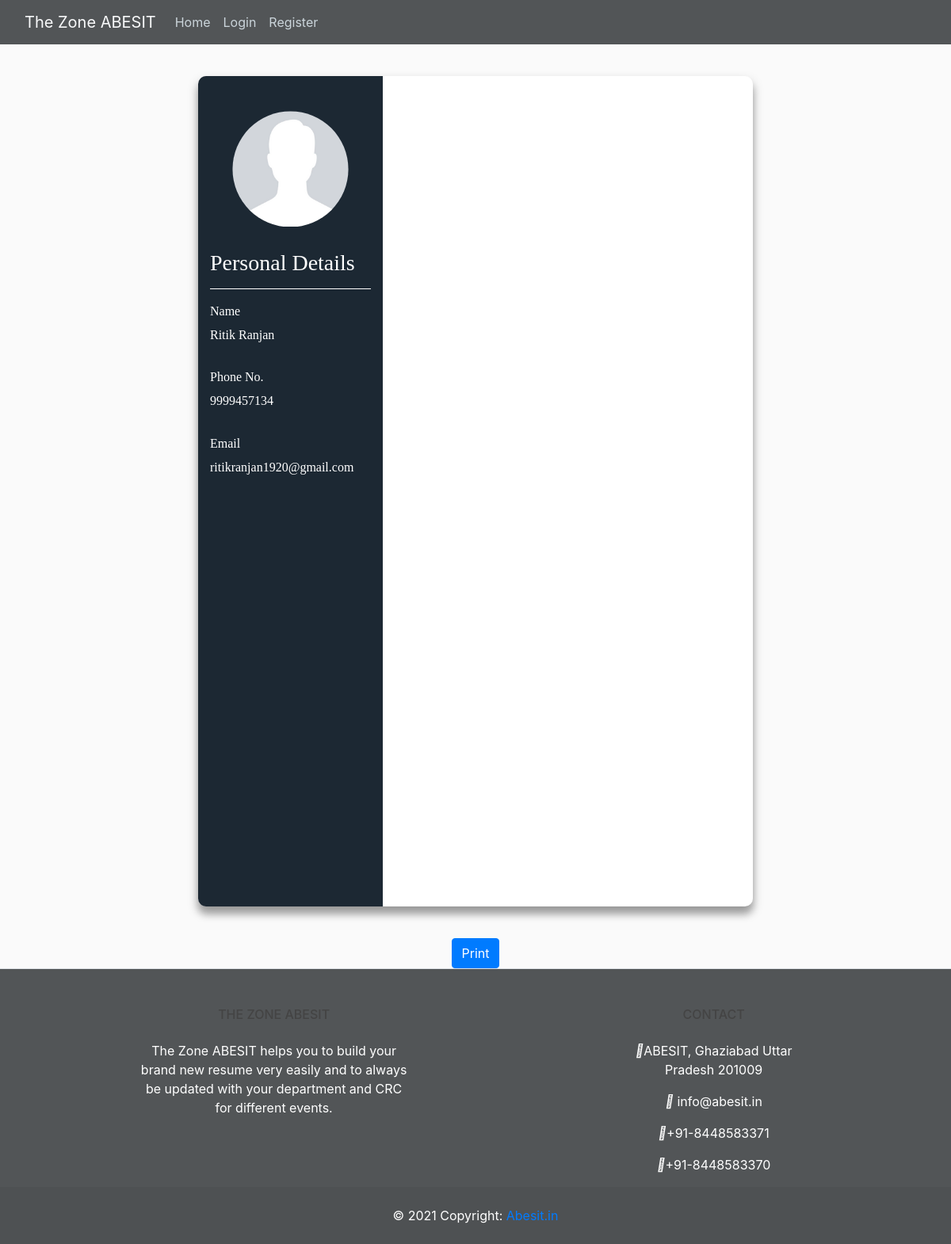
Page /1829010125/resume on the earlier database version.
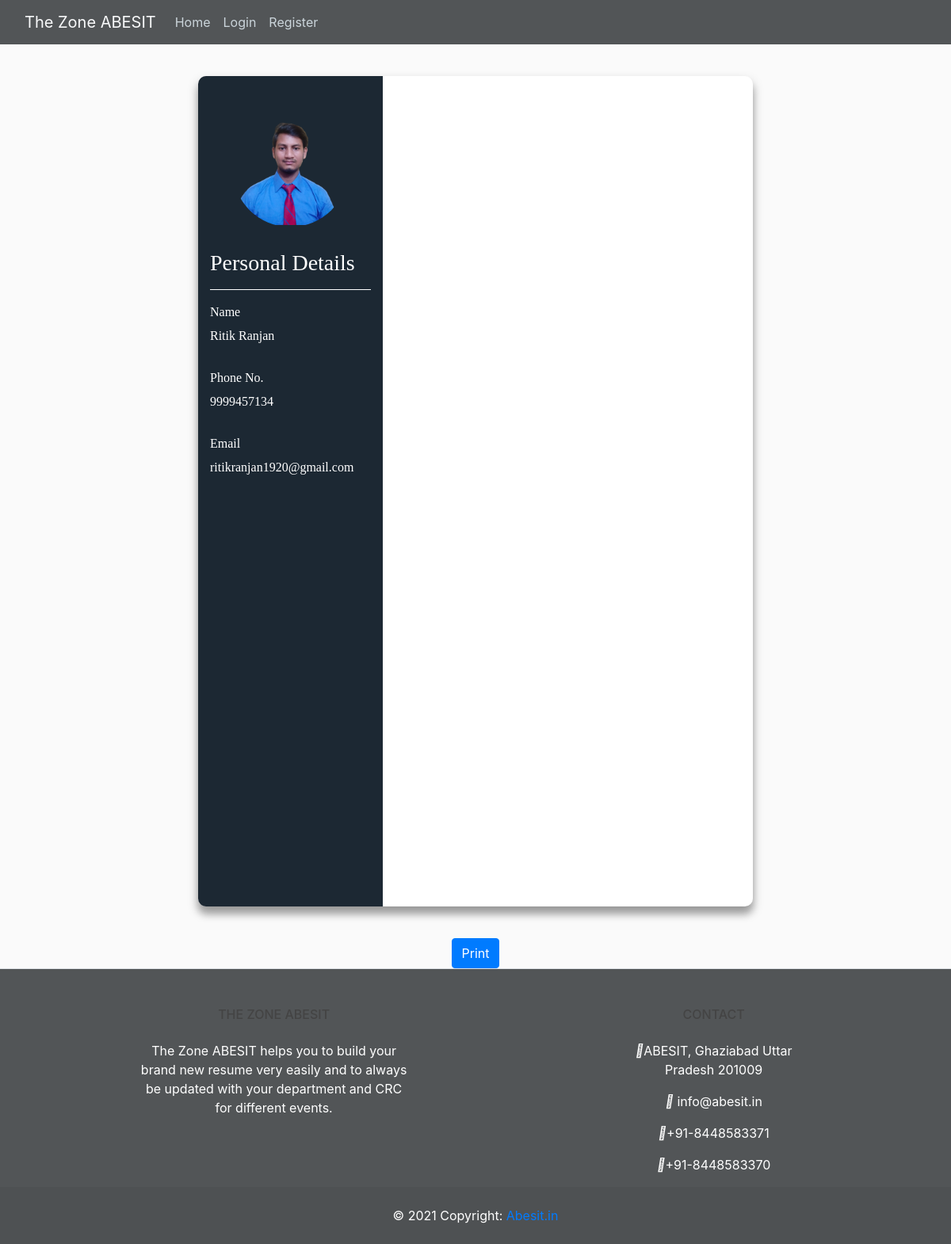
Same page on the later database version.
### zone/models.py (models this page shows, shortened)
class Student(db.Model, UserMixin):
    user_id = db.Column(db.String(14), primary_key=True, unique=True, nullable=False)
    name = db.Column(db.String(20), nullable=False)
    email = db.Column(db.String(120), unique=True, nullable=False)
    year = db.Column(db.String(1), nullable=False)
    branch = db.Column(db.String(30), nullable=False, default="CSE")
    headline = db.Column(db.String(100), nullable=False, default='Student')
    about = db.Column(db.String(300))
    clg_name = db.Column(db.String(10), nullable=False, default="ABESIT")
    mobile = db.Column(db.String(10), unique=True, nullable=False)
    image_file = db.Column(db.String(20), nullable=False, default='profile_default.jpg')
    skills = db.Column(db.String(500))
    password = db.Column(db.String(60), nullable=False)
    placement_info = db.Column(db.String(20), nullable=False, default="Not Placed")
    letter = db.Column(db.String(20))
    seen_department = db.Column(db.String(6), nullable=False, default="False")
    seen_crc = db.Column(db.String(6), nullable=False, default="False")
    projects = db.relationship('Project', backref='creator', lazy=True)
    placement = db.relationship('PlacedStudent', backref='placed')

### zone/routes.py (the view)
@app.route("/<string:user_id>/resume")
def resume(user_id):
    student = Student.query.filter_by(user_id=user_id).first()
    certificates = Certificates.query.filter_by(student_id=student.user_id).all()[:3]
    education = Education.query.filter_by(student_id=student.user_id).all()
    if student.skills is not None:
        skills = student.skills.split(',')[:10]
    else:
        skills = None
    return render_template('resume.html', student=student, certificates=certificates, education=education, skills=skills)

### zone/Templates/resume.html (shortened to what this page needs)
{% extends 'base.html' %}
{% block content %}
<div class="col-md-7 resume container-form">
    <div class="row-display font" id="resume"  style="height:1048px">
        <div class="col-md-4 left-side" >
            <img class="resume-img" src="{{ url_for('static', filename='profile_pics/' + student.image_file) }}">
            <br>
            <h3>Personal Details</h3>
            <div class="artificial-hr"></div>
            <label>Name</label>
            <h6>{{student.name}}</h6>
            <br>
            <label>Phone No.</label>
            <h6>{{student.mobile}}</h6>
            <br>
            <label>Email</label>
            <h6>{{student.email}}</h6>
            <br>
        </div>
        <div class="col-md-8 right-side">
            <br>
            <br>
            <br>
            <br>
        </div>
    </div>
    </div>
<button class="btn btn-resume-print btn-primary" id="download">Print</button>
{% endblock content %}

Differences in the rows shown:
changed Student "Ritik Ranjan": image_file: picture added in place of a placeholder
